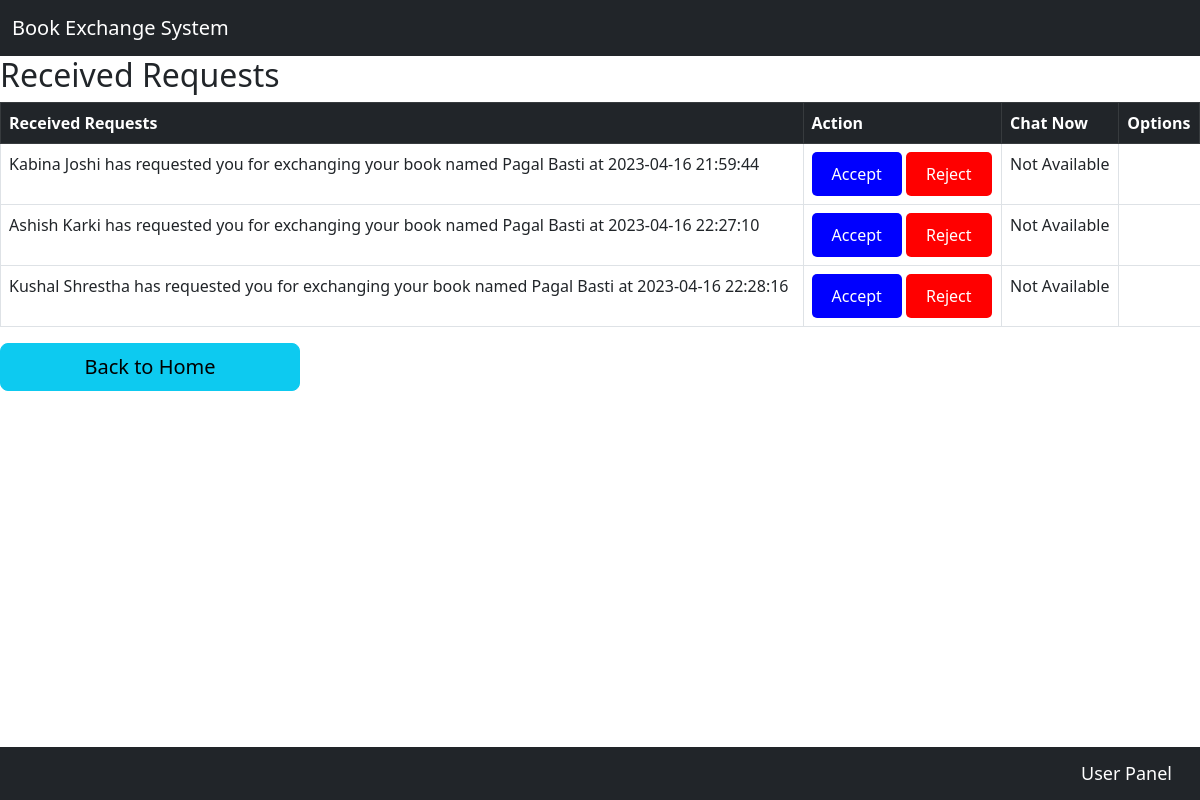
Page /PHP/Book_Exchange_System/Users_Features/Request_Books/Received_request.php (signed in) on the committed database.
### tables this page shows
CREATE TABLE `request_details` (
  `Request_Id` int(11) NOT NULL COMMENT 'stores unique request Id.',
  `User_Id` int(255) NOT NULL COMMENT 'References User id from user table.',
  `Post_Id` int(255) NOT NULL COMMENT 'References Post Id from book details table.	',
  `Post_Owner_Id` int(255) NOT NULL COMMENT 'References Owner Id from book_details table.	',
  `Requested_At` datetime NOT NULL DEFAULT current_timestamp() COMMENT 'Stores date and time of Request made.',
  `Request_Status` varchar(8) NOT NULL COMMENT 'Stores Request Status.'
);

CREATE TABLE `users` (
  `User_Id` int(11) NOT NULL COMMENT 'Primary key of Users',
  `Name` varchar(100) NOT NULL COMMENT 'User Names',
  `Email` varchar(200) NOT NULL COMMENT 'Unique Email Id of the users.',
  `Passwords` varchar(200) NOT NULL COMMENT 'Encrypted Password of Users.',
  `Phone` varchar(20) NOT NULL COMMENT 'Unique Phone Number of Users.',
  `Address` varchar(200) NOT NULL COMMENT 'Stores Address details of the users.',
  `Status` varchar(255) NOT NULL COMMENT 'online or offline status of the users',
  `Image` varchar(255) DEFAULT NULL COMMENT 'Image Name of the users.',
  `Created_At` datetime NOT NULL DEFAULT current_timestamp() COMMENT 'Date and Time of Id created.'
);

CREATE TABLE `book_details` (
  `Post_Id` int(11) NOT NULL COMMENT 'stores Unique Id of book posts. ',
  `Owner_Id` int(255) NOT NULL COMMENT 'references to the user id from a users table.',
  `Owned_Book_Title` varchar(100) NOT NULL COMMENT 'Stores Book title.',
  `Author` varchar(100) NOT NULL COMMENT 'Stores Book Author name.',
  `Book_ISBN` varchar(800) DEFAULT NULL COMMENT 'Stores Book ISBN.',
  `Book_Category` varchar(150) DEFAULT NULL COMMENT 'Stores book category.',
  `Book_Description` varchar(800) NOT NULL COMMENT 'Stores book condition as well as other book details. ',
  `Wishlist_First` varchar(200) DEFAULT NULL COMMENT 'stores book name that user wan to receive from exchange.',
  `Wishlist_Second` varchar(200) DEFAULT NULL COMMENT 'stores second book name that user wan to receive from exchange.',
  `Book_Image` varchar(500) DEFAULT NULL COMMENT 'Stores book image name.',
  `Created_At` datetime NOT NULL DEFAULT current_timestamp() COMMENT 'Stores date and time of created book post. '
);

### PHP/Book_Exchange_System/Users_Features/Request_Books/Received_request.php (the view, shortened to what this page needs)
 <?php
 include "../../header.php";
?>
<?php include "../header.php"   ?>
<div id="main-content">
    <h2>Received Requests</h2>
    <?php
    include "../../config.php";
    $sql = "SELECT request_details.Request_Id, request_details.User_Id, request_details.Post_Id,request_details.Request_Status, request_details.Requested_At,book_details.Owned_Book_Title, users.Name FROM request_details JOIN book_details ON request_details.Post_Id = book_details.Post_Id JOIN users ON request_details.User_Id = users.User_Id WHERE request_details.Post_Owner_Id = {$_SESSION['Select_user']};";
    $result = mysqli_query($conn, $sql) or die("Query uncessfull");
    if(mysqli_num_rows($result)>0){
    ?>
    <table class="table table-bordered">
        <thead class="table-dark">
            <th>Received Requests</th>
            <th>Action</th>
            <th>Chat Now</th>
            <th>Options</th>
        </thead>
        <tbody>
            <?php
            while($row = mysqli_fetch_assoc($result)){
                             $status=$row['Request_Status'];
            ?>
            <tr>
                <td><?php
                echo $row['Name'].  " has requested you for exchanging your book named " . " " . $row['Owned_Book_Title'] . " at " . $row['Requested_At']?></td>
               <?php if($status==""){   ?> <td>
                <button style="background-color: blue; color: white; border: none; padding: 10px 20px; border-radius: 5px; cursor: pointer;" onclick="location.href='../Status/Accept_Status.php?Rq_id=<?php echo ($row['Request_Id']);?>'">Accept</button>
                <button style="background-color: red; color: white; border: none; padding: 10px 20px; border-radius: 5px; cursor: pointer;" onclick="location.href='../Status/Reject_Status.php?Rq_id=<?php echo ($row['Request_Id']);?>'">Reject</button>
                </td>
                 <?php }   ?>
                 <?php
                    if($status=="Accepted"){ ?>
                        <td>
                        <button style="background-color: green; color: white; border: none; padding: 10px 20px; border-radius: 5px; cursor: pointer;" onclick="location.href='../Chat/users.php?Message_Receiver_id=<?php echo($row['User_Id']);?>'">Chat Now</button>
                        <td> <a href='./cancel_request.php?accepted_rq_del=<?php echo ($row['Request_Id']);?>'>Delete</a></td>
                 </td>
                 <?php  }else{
                   print "<td> Not Available</td>";
                 } ?>
            </tr>
                <?php } ?>
            </tbody>
    </table>
    <?php }
    else{
        echo" <h2>Sorry you havent Received any requests.</h2>";
    }
     ?>
</div>
</body>
<div class="col-sm-3  d-grid">
                 <a class="btn btn-info btn-lg btn-block" value="login_button"  href='./../User_panel.php' role="button">Back to Home</a>
            </div>
<?php include "../Footer.php"   ?>
</html>

### rows in the picture
request_details: User_Id.Name "Kabina Joshi", Post_Id.Owned_Book_Title "Pagal Basti", Requested_At "2023-04-16 21:59:44", Request_Status "Not Available"
request_details: User_Id.Name "Ashish Karki", Post_Id.Owned_Book_Title "Pagal Basti", Requested_At "2023-04-16 22:27:10", Request_Status "Not Available"
request_details: User_Id.Name "Kushal Shrestha", Post_Id.Owned_Book_Title "Pagal Basti", Requested_At "2023-04-16 22:28:16", Request_Status "Not Available"
